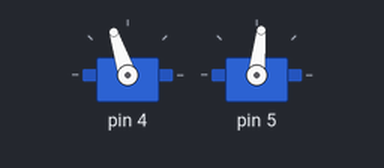
A sketch run on a simulated Arduino Uno, built with avr-gcc and run on an emulated ATmega328P. Parts: 2 × servo.

Above: at 0.1 s.
At 2.1 s:
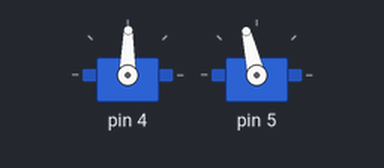
Timing chart, 0 to 3.6 s (numbered marks = the images above):
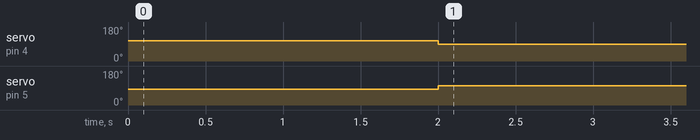

The sketch:

MoveRobo.ino
```cpp
#include "MoveRobo.h"

MoveRobo mv;

void setup() {

  mv.setup(5,4,1610,1460);
}

void loop() {

  mv.comandoTempo(CMD_FRENTE,2000);
  //mv.comandoTempo(CMD_RE,2000);
  //mv.comandoTempo(CMD_GIRA_DIREITA,3000);
  //mv.comandoTempo(CMD_GIRA_ESQUERDA,3000);
  //mv.comandoTempo(CMD_PARA,1000);
}
```

MoveRobo.cpp
```cpp
#include "MoveRobo.h"

MoveRobo::MoveRobo(){

}

void MoveRobo::setup(int pinE, int pinD){
  sm.setup(5,4);
  sm.calibra(1635,1470);
  proximoComando = true;
  temComandoAtivo = false;
}

void MoveRobo::setup(int pinE, int pinD, int tempEsq, int tempDir){
  sm.setup(5,4);
  sm.calibra(tempEsq,tempDir);
  proximoComando = true;
  temComandoAtivo = false;
}

void MoveRobo::executeComando(int comando){
    if (comando == CMD_FRENTE) {
      sm.frente();
    } else if (comando == CMD_RE) {
      sm.re();
    } else if (comando == CMD_GIRA_DIREITA) {
      sm.viraDireita();
    } else if (comando == CMD_GIRA_ESQUERDA) {
      sm.viraEsquerda();
    } else if (comando == CMD_PARA) {
      sm.parado();
    }

}


void MoveRobo::comandoTempo(int cmd, unsigned long tempo){
  unsigned long tempoAtual = millis();

  if (proximoComando && ! temComandoAtivo ) {
    proximoComando = false;
    temComandoAtivo = true;
    ultimoTempo=millis();
    executeComando(cmd);
  } else {
    if ((tempoAtual - ultimoTempo > tempo) && temComandoAtivo ) {
      sm.parado();
      temComandoAtivo = false;
    }
  }
}
```

MoveRobo.h
```cpp
#ifndef MOVEROBO_H
#define MOVEROBO_H
#include "ServoMotor.h"

#define CMD_FRENTE 1
#define CMD_RE 2
#define CMD_GIRA_DIREITA 3
#define CMD_GIRA_ESQUERDA 4
#define CMD_PARA 5


 class MoveRobo
 {
     public:
        MoveRobo();
        void setup(int pinE, int pinD);
        void setup(int pinE, int pinD, int tempEsq, int tempDir);


        void comandoTempo(int cmd, unsigned long t);
        void executeComando(int comando);
        void reseta();

    private:
        ServoMotor sm;


        // atributos para tratar o tempo de execução de um comando
        bool proximoComando;
        bool temComandoAtivo;
        unsigned long tempoExecComando;
        unsigned long ultimoTempo;


 };

#endif
```

ServoMotor.cpp
```cpp
#include "ServoMotor.h"


ServoMotor::ServoMotor(){

}

void ServoMotor::setup(int pinEsquerda,int pinDireita){
    paradoDireito = 1500;
    paradoEsquerdo = 1500;
    intensidade = 200;
    mDireito.attach(pinDireita);
    mEsquerdo.attach(pinEsquerda);


}

void ServoMotor::calibra(int pEsq, int pDir){
    paradoDireito = pDir;
    paradoEsquerdo = pEsq;
}

void ServoMotor::frente(){
    mDireito.writeMicroseconds(paradoDireito+intensidade);
    mEsquerdo.writeMicroseconds(paradoEsquerdo-intensidade);
}

void ServoMotor::viraDireita(){
    mDireito.writeMicroseconds(paradoDireito-intensidade);
    mEsquerdo.writeMicroseconds(paradoEsquerdo-intensidade);
}

void ServoMotor::viraEsquerda(){
    mDireito.writeMicroseconds(paradoDireito+intensidade);
    mEsquerdo.writeMicroseconds(paradoEsquerdo+intensidade);

}

void ServoMotor::re(){
    mDireito.writeMicroseconds(paradoDireito-intensidade);
    mEsquerdo.writeMicroseconds(paradoEsquerdo+intensidade);
}

void ServoMotor::parado(){
    mDireito.writeMicroseconds(paradoDireito);
    mEsquerdo.writeMicroseconds(paradoEsquerdo);
}
```

ServoMotor.h
```cpp
#ifndef SERVOMOTOR_H
#define SERVOMOTOR_H
#include <Arduino.h>
#include <Servo.h>

 class ServoMotor
 {
     public:

        ServoMotor();
        void setup(int pinEsq, int pinDir);
        void frente();
        void viraDireita();
        void viraEsquerda();
        void re();
        void parado();
        void calibra(int pEsq, int pDir);


    private:

        int paradoDireito;
        int paradoEsquerdo;
        int intensidade;


        Servo mEsquerdo;
        Servo mDireito;
 };

#endif
```

Measured:
- by itself, servo on pin 4: 108° → 89° at 2.0 s
- by itself, servo on pin 5: 84° → 103° at 2.0 s
